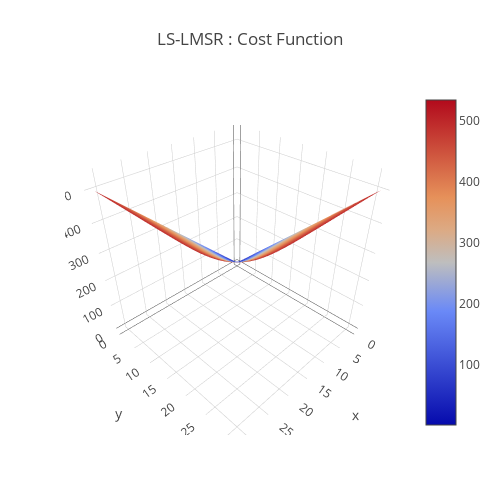

The notebook cell this image was saved under:
### Code cell
a = 0.05
data = [
    go.Surface(
        z=cost_function(x,y,a)
    )
]
layout = go.Layout(
    title='LS-LMSR : Cost Function',
    autosize=False,
    width=500,
    height=500,
    margin=dict(
        l=65,
        r=50,
        b=65,
        t=90
    )
)
fig = go.Figure(data=data, layout=layout)
URL = plotly.offline.iplot(fig, filename='Costfunction-3d-surface.html')

### Figure 1 — Plotly figure (JSON) as saved in the notebook; plotly's stock layout.template omitted (floating-point values rounded to 4 significant figures; data arrays with more than 128 entries replaced by an {"elided": "..."} marker saying what was removed)
{"data": [{"type": "surface", "uid": "735e11bd-d981-4517-a918-022c791b4fe7", "z": {"elided": "32x32 float values"}}], "layout": {"autosize": false, "height": 500, "margin": {"b": 65, "l": 65, "r": 50, "t": 90}, "title": {"text": "LS-LMSR : Cost Function"}, "width": 500}}
